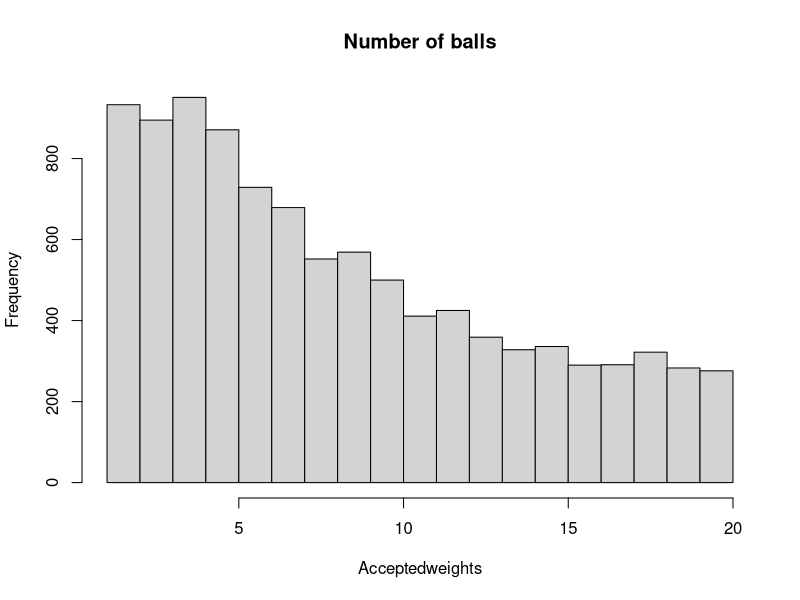
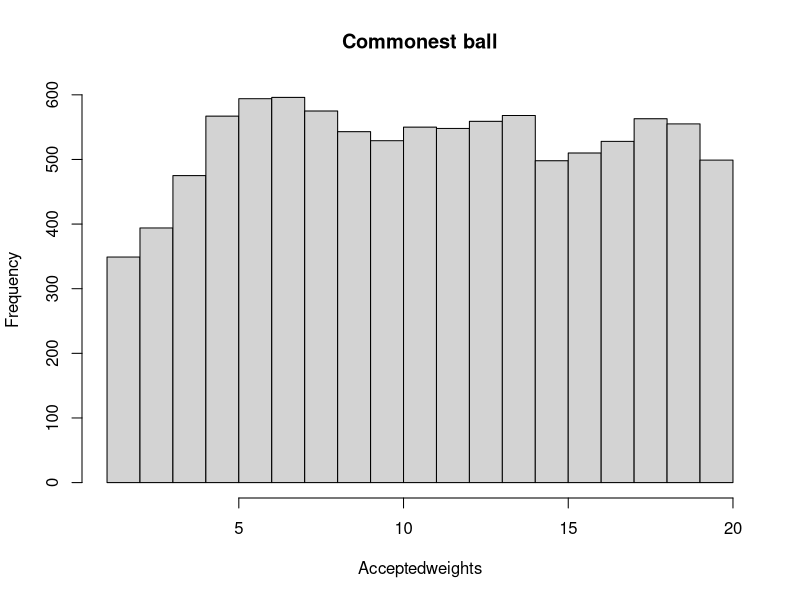

Write R code to recreate these figures, in order. (Note: a time limit stopped this script after it produced the figures.)
Urn_G <- function(finalballamount, starting_ball, black_weight){
  
  ball <- starting_ball # define the starting cituation
  
  while(length(ball) < finalballamount){
    
    pick <- sample(ball, 1, prob  = c(rep(1, length(ball)-1), black_weight)) # pick one ball from the urn
    
    if (pick == "0"){ # 0 is black
      
      ball <- ball[-which(ball == pick)] # pick the black ball
      
      pick2 <- sample(1:length(ball), 1) # pick a ball from the remaining balls
      
      ball[pick2] <- as.character(length(ball) + 1) # change the ball's color (since each iteration the length of ball will increase or remain the same, we'll never repeat the ball's color)
      
      ball <- c(ball, pick) # put back the black ball
      
    }else{
      ball <- ball[-length(ball)]
      
      ball <- c(ball, pick, "0") # else just add a ball with the picked color and keep the black ball at last of the row
      
    }
    
  }
  
  return(ball)
  
}

# The number of different colors in the urn was 5

NoReps <- 10000

Howmanycolorneeded <- 5

Maxweight <- 20

Noofballs <- 20

Acceptedweights <- rep(-9, NoReps)

for (i in 1:NoReps) {
  HowManyColorsObserved<- -9
  while (HowManyColorsObserved != Howmanycolorneeded) {
    # Sample a weight, ThisWeight, for the mutation ball, from Unif(0,MaxWeight). Then...
    ThisWeight <- sample(Maxweight,1)
    Final_state <- Urn_G(Noofballs, c(1,1,0), ThisWeight) # simulate the urn using this weight
    HowManyColorsObserved <- length(table(Final_state)) - 1
  }
  Acceptedweights[i]<-ThisWeight
}

hist(Acceptedweights, breaks = Maxweight, main = "Number of balls")

# There are 7 balls of the commonest color
Amountofmostcommonball <- 7

for (i in 1:NoReps) {
  AmountofmostcommonballObserved <- -9
  while (AmountofmostcommonballObserved != Amountofmostcommonball) {
    # Sample a weight, ThisWeight, for the mutation ball, from Unif(0,MaxWeight). Then...
    ThisWeight <- sample(Maxweight,1)
    Final_state <- Urn_G(Noofballs, c(1,1,0), ThisWeight) # simulate the urn using this weight
    AmountofmostcommonballObserved <- max(table(Final_state))
  }
  Acceptedweights[i]<-ThisWeight
}

hist(Acceptedweights, breaks = Maxweight, main = "Commonest ball")

# The number of times black ball was drawwn was 7

Urn_G_prime <- function(finalballamount, starting_ball, black_weight){
  
  ball <- starting_ball # define the starting cituation
  
  black_pick <- 0
  
  while(length(ball) < finalballamount){
    
    pick <- sample(ball, 1, prob  = c(rep(1, length(ball)-1), black_weight)) # pick one ball from the urn
    
    if (pick == "0"){ # 0 is black
      
      ball <- ball[-which(ball == pick)] # pick the black ball
      black_pick <- black_pick + 1
      
      pick2 <- sample(1:length(ball), 1) # pick a ball from the remaining balls
      
      ball[pick2] <- as.character(length(ball) + 1) # change the ball's color (since each iteration the length of ball will increase or remain the same, we'll never repeat the ball's color)
      
      ball <- c(ball, pick) # put back the black ball
      
    }else{
      ball <- ball[-length(ball)]
      
      ball <- c(ball, pick, "0") # else just add a ball with the picked color and keep the black ball at last of the row
      
    }
    
  }
  
  return(black_pick)
}

black_pick_needed <- 7

for (i in 1:NoReps) {
  black_pick_observed <- -9
  while (black_pick_observed != black_pick_needed) {
    # Sample a weight, ThisWeight, for the mutation ball, from Unif(0,MaxWeight). Then...
    ThisWeight <- sample(Maxweight,1)
    black_pick_observed <- Urn_G_prime(Noofballs, c(1,1,0), ThisWeight)
  }
  Acceptedweights[i]<-ThisWeight
}

hist(Acceptedweights, breaks = Maxweight, main = "black pick")

# Combination

NoReps <- 10000

Howmanycolorneeded <- 5

Amountofmostcommonball <- 7

Maxweight <- 20

Noofballs <- 20

Acceptedweights <- rep(-9, NoReps)

for (i in 1:NoReps) {
  HowManyColorsObserved<- -9
  AmountofmostcommonballObserved <- -9
  while (HowManyColorsObserved != Howmanycolorneeded | AmountofmostcommonballObserved != Amountofmostcommonball) {
    # Sample a weight, ThisWeight, for the mutation ball, from Unif(0,MaxWeight). Then...
    ThisWeight <- sample(Maxweight,1)
    Final_state <- Urn_G(Noofballs, c(1,1,0), ThisWeight) # simulate the urn using this weight
    HowManyColorsObserved <- length(table(Final_state)) - 1
    AmountofmostcommonballObserved <- max(table(Final_state))
  }
  Acceptedweights[i]<-ThisWeight
}

hist(Acceptedweights, breaks = Maxweight, main = "Combination")
